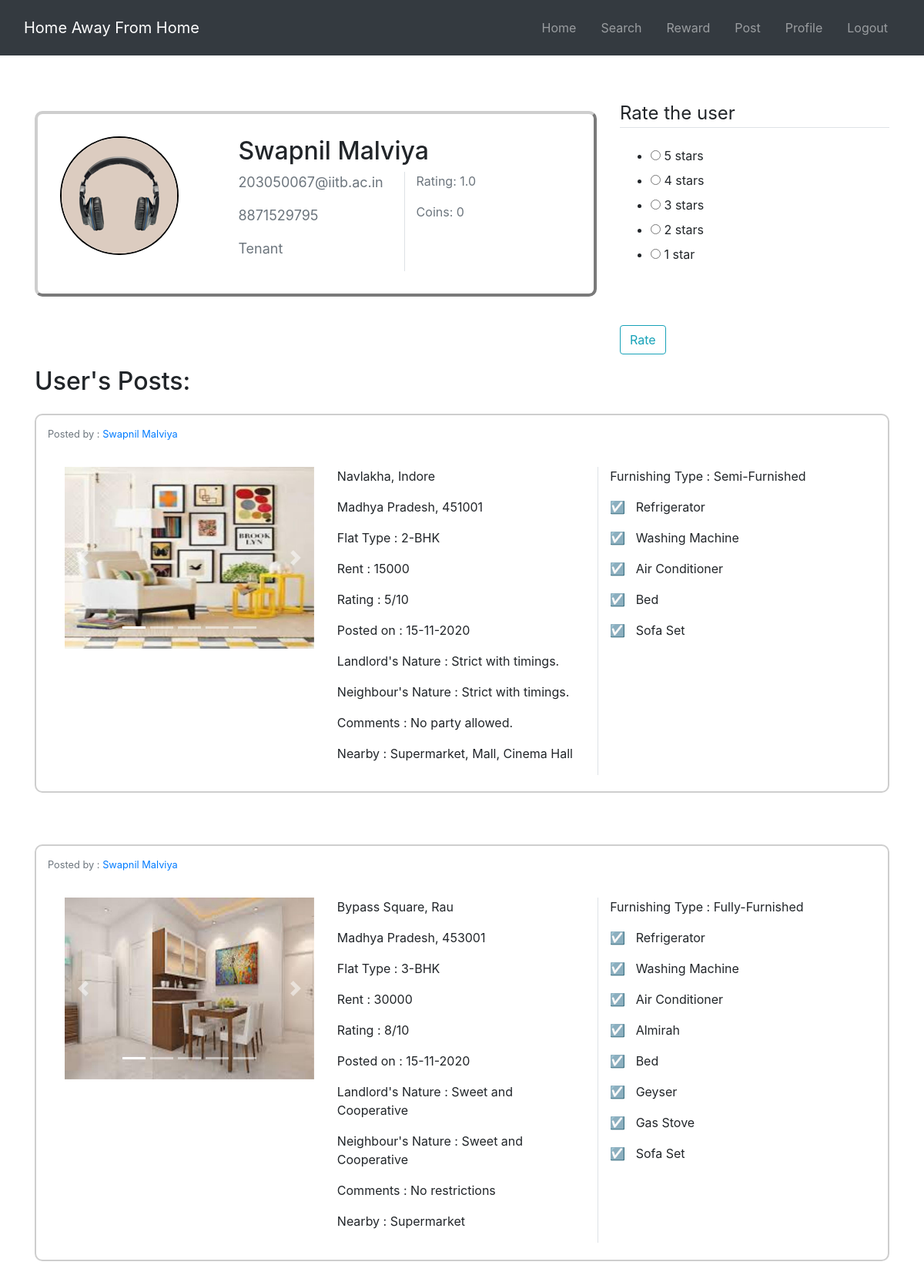
The app's page /others_profile?user_id=1 (signed in) with its own data.
### main.py (models this page shows, shortened)
class User(db.Model, UserMixin):
    ''' 'id' is predefined name for id column in sqlalchemy ,it is autoincrement in nature by default , db.Column makes it a column in our database db for table 'User'. First argument passed gives the Datatype of the values that this coulmn will store, second argument 'primary key' is set true to make this attribute a primary key for this class(table)'''
    id = db.Column(db.Integer, primary_key=True)
    user_name = db.Column(db.String(20), nullable=False)
    ''' Here also first argument gives datatype for the coulmn and second argument gives nullability of the coulmn , nullble=false implies that none of the row in this column will have a null value'''
    email = db.Column(db.String(120), unique=True, nullable=False)
    ''' unique= true implies that all the values in this particular column will be either unique or null but definitely non-duplicate values'''
    contact = db.Column(db.Integer, unique=True, nullable=False)
    image_file = db.Column(db.String(20), nullable=False, default='default.jpeg')
    ''' default argument gives the default value to be stored for a row in this column if input is not given explicitly'''
    password = db.Column(db.String(60), nullable=False)
    ''' integer passed with String gives the maximum no. of characters that string may have'''
    user_rating = db.Column(db.Float, default=1, nullable=False)
    '''Overall rating of the user '''
    user_coins = db.Column(db.Integer, default=0, nullable=False)
    ''' coins earned by the user '''
    role = db.Column(db.Integer, default=1, nullable=False)
    dob = db.Column(db.String(60), nullable=False)
    count5 = db.Column(db.Integer, default=0, nullable=False)
    ''' stores how many people gave 5 rating to the specific user '''
    count4 = db.Column(db.Integer, default=0, nullable=False)
    ''' stores how many user gave 4 rating to the user '''
    count3 = db.Column(db.Integer, default=0, nullable=False)
    count2 = db.Column(db.Integer, default=0, nullable=False)
    count1 = db.Column(db.Integer, default=1, nullable=False)
    posts = db.relationship('Post', backref='author', lazy=True)
    '''this 'posts' is an object for relationship between two classes 'Post' and 'User' .There is a foreign key in class 'Post' which is refereing to a column of class 'User' '''
    '''specific columns in return will be shown when a instance of this class is printed'''

class Post(db.Model):
    id = db.Column(db.Integer, primary_key=True)
    '''id is primary key for each post'''
    user_id = db.Column(db.Integer, db.ForeignKey('user.id'), nullable=False)
    '''stores id of user who posted it , refers 'id' column of User table'''
    user_name = db.Column(db.String(20), nullable=False)
    ''' stores name of user who posted it '''
    state = db.Column(db.String(100), nullable=False)
    city = db.Column(db.String(100), nullable=False)
    area = db.Column(db.String(100), nullable=False)
    date_posted = db.Column(db.DateTime, nullable=False, default=datetime.utcnow)
    pincode = db.Column(db.Integer, nullable=False)
    rent = db.Column(db.Integer, nullable=False)
    furnishing_type = db.Column(db.Integer,default=0, nullable=False)
    refrigerator = db.Column(db.Boolean,default=0, nullable=False)
    washing_machine = db.Column(db.Boolean, nullable=False)
    bedrooms = db.Column(db.Integer, nullable=False)
    ac = db.Column(db.Boolean,default=0, nullable=False)
    almirah = db.Column(db.Boolean,default=0, nullable=False)
    bed = db.Column(db.Boolean,default=0, nullable=False)
    geyser = db.Column(db.Boolean,default=0, nullable=False)
    gas_stove = db.Column(db.Boolean,default=0, nullable=False)
    sofa = db.Column(db.Boolean,default=0, nullable=False)
    availability = db.Column(db.Integer,default=0, nullable=False)
    landloard_nature = db.Column(db.Text,nullable=True)
    neighbours_nature = db.Column(db.Text,nullable=True)
    comments = db.Column(db.Text, nullable=True)
    flat_rating =db.Column(db.Integer, default=1, nullable=False)
    nearby = db.Column(db.Text, nullable=True)
    picture1 = db.Column(db.String(20), nullable=False)
    '''stores name with extension of image '''
    picture2 = db.Column(db.String(20), nullable=True)
    picture3 = db.Column(db.String(20), nullable=True)
    picture4 = db.Column(db.String(20), nullable=True)
    picture5 = db.Column(db.String(20), nullable=True)
    '''these columns in return will be printed when instance of this class is printed'''

### main.py (the view, shortened to what this page needs)
@app.route("/others_profile", methods=['GET', 'POST'])
@login_required
def others_profile():
    posts= Post.query.all()
    form = OthersProfile()
    user_id=request.args.get('user_id')
    ''' id of the user whose profile is being viewed '''
    user = User.query.get(user_id)
    ''' instance of the user whose profile is being viewed '''
    a=0
    ''' it stores the rating given by user in a variable 'a' when 'Rate' button is clicked '''
    image_file = url_for('static', filename='profile_pics/' + user.image_file)
    '''fetches the profile image of the user whose profile is viewed '''
    return render_template('others_profile.html', image_file=image_file,user=user, form=form, posts=posts)

### forms.py
class OthersProfile(FlaskForm):
    rating = RadioField('Rating', choices=[(4,'5 stars'),(3,'4 stars'),(2,'3 stars'),(1,'2 stars'),(0,'1 star')])
    '''rating provided by user '''
    submit = SubmitField('Rate')
    ''' Rate button '''

### main.py (called while the page is built)
@login_manager.user_loader
def load_user(user_id):
    return User.query.get(int(user_id))
    '''returns an instance of class User with id 'user_id' '''

### templates/others_profile.html (shortened to what this page needs)
{% extends "layout.html" %}
{% block content %}
	<div class="content-section" style="border:4px outset #cecece; margin-top:2%; margin-bottom:6%; border-radius:10px; padding: 4%;">
		<div class="row">
			<div class="col-md-4">
				<img class="rounded-circle account-img" src="{{ image_file }}" style="border:2px solid black;">
			</div>
			<div class="col-md-8">
				<h2 class="account-heading">{{ user.user_name }}</h2>
				<div class="row">
					<div class="col-md-6 border-right" style="font-size: large;">
						<p class="text-secondary">{{ user.email }}</p>
						<p class="text-secondary">{{ user.contact }}</p>
						{% if user.role == 0 %}
							<p class="text-secondary">Landlord</p>
						{% else %}
							<p class="text-secondary">Tenant</p>
						{% endif %}
					</div>
					<div class="col-md-6">
						<p class="text-secondary">Rating: {{ user.user_rating }}</p>
						<p class="text-secondary">Coins: {{ user.user_coins }}</p>
					</div>
				</div>
			</div>
		</div>
	</div>
{% endblock content %}
{% block content1 %}
	<div class="content-section">
		<form method="POST" action="" enctype="multipart/form-data">
			<fieldset class="form-group">
				<legend class="border-bottom mb-4">Rate the user</legend>
				<div class="row">
					<div class="form-group col-md-6">
				        {% if form.rating.errors %}
				            {{ form.rating(class="is-invalid") }}
				            <div class="invalid-feedback">
				                {% for error in form.rating.errors %}
				                    <span>{{ error }}</span>
				                {% endfor %}
				            </div>
				        {% else %}
				            {{ form.rating() }}
				        {% endif %}
					</div>
				</div>
				<br>
			</fieldset>
			<div class="form-group">
				{{ form.submit(class="btn btn-outline-info") }}
			</div>
		</form>
	</div>
{% endblock %}
{% block content3 %}
	<h2>User's Posts:</h2>
	{% if posts %}
		{% for room in posts %}
			{% if user.id == room.user_id %}
				<main role="main" class="container" style="border:2px solid #cecece; margin-top:2%; margin-bottom:6%; border-radius:10px;">
					<div class="row">
						<div class="col-md-4" style="margin-top: 1%">
							<small class="text-muted">Posted by :
								{% if current_user.id == room.user_id %}
									  <a href="{{ url_for('profile') }}">{{ user.user_name }}</a>
								{% else %}
									<a href="{{ url_for('others_profile',user_id = room.user_id) }}">{{ user.user_name }}</a>
								{% endif %}
							</small>
						</div>
					</div>
					<div class="row" style="padding: 2%">
						<div class="col-md-4" style="margin-top: 1%">
							<div id="demo{{ room.id }}" class="carousel slide" data-ride="carousel">
								<ul class="carousel-indicators">
									<li data-target="#demo{{ room.id }}" data-slide-to="0" class="active"></li>
									<li data-target="#demo{{ room.id }}" data-slide-to="1"></li>
									<li data-target="#demo{{ room.id }}" data-slide-to="2"></li>
									<li data-target="#demo{{ room.id }}" data-slide-to="3"></li>
									<li data-target="#demo{{ room.id }}" data-slide-to="4"></li>
								</ul>
								<div class="carousel-inner" style="width: 100%; height:100%;">
										<div class="carousel-item active">
											<img src={{ room.picture1 }} alt="Get rooms" width="1100" height="800">
										</div>
									</div>
								<a class="carousel-control-prev" href="#demo{{ room.id }}" data-slide="prev">
									<span class="carousel-control-prev-icon"></span>
								</a>
								<a class="carousel-control-next" href="#demo{{ room.id }}" data-slide="next">
									<span class="carousel-control-next-icon"></span>
								</a>
							</div>
						</div>
						<div class="col-md-4 border-right" style="margin-top: 1%">
							<p class="article-content">{{ room.area }}, {{ room.city }}</p>
							<p class="article-content">{{ room.state }}, {{ room.pincode }}</p>
							{% if room.bedrooms == 0 %}
								<p> Flat Type : 1-BHK </p>
							{% elif room.bedrooms == 1 %}
								<p> Flat Type : 2-BHK </p>
							{% elif room.bedrooms == 2 %}
								<p> Flat Type : 3-BHK </p>
							{% elif room.bedrooms == 3 %}
								<p> Flat Type : 4-BHK </p>
							{% endif %}
							<p class="article-content">Rent : {{ room.rent }}</p>
							<p class="article-content">Rating : {{ room.flat_rating }}/10</p>
							<p class="article-content">Posted on : {{ room.date_posted.strftime('%d-%m-%Y') }}</p>
							<p class="article-content">Landlord's Nature : {{ room.landloard_nature }}</p>
								{% if room.neighbours_nature %}
									<p class="article-content">Neighbour's Nature : {{ room.landloard_nature }}</p>
								{% endif %}
								{% if room.comments %}
									<p class="article-content">Comments : {{ room.comments }}</p>
								{% endif %}
								<p class="article-content">Nearby : {{ room.nearby }}</p>
						</div>
						<div class="col-md-4" style="margin-top: 1%">
							{% if room.furnishing_type == 0 %}
								<p> Furnishing Type : Not-Furnished </p>
							{% elif room.furnishing_type == 1 %}
								<p> Furnishing Type : Semi-Furnished </p>
							{% elif room.furnishing_type == 2 %}
								<p> Furnishing Type : Fully-Furnished </p>
							{% endif %}
							{% if room.refrigerator == True %}
								<p> <span> &#9745; </span> &nbsp Refrigerator </p>
							{% endif %}
							{% if room.washing_machine == True %}
								<p> <span> &#9745; </span> &nbsp Washing Machine </p>
							{% endif %}
							{% if room.ac == True %}
								<p> <span> &#9745; </span> &nbsp Air Conditioner </p>
							{% endif %}
							{% if room.almirah == True %}
								<p> <span> &#9745; </span> &nbsp Almirah </p>
							{% endif %}
							{% if room.bed == True %}
								<p> <span> &#9745; </span> &nbsp Bed </p>
							{% endif %}
							{% if room.geyser == True %}
								<p> <span> &#9745; </span> &nbsp Geyser </p>
							{% endif %}
							{% if room.gas_stove == True %}
								<p> <span> &#9745; </span> &nbsp Gas Stove </p>
							{% endif %}
							{% if room.sofa == True %}
								<p> <span> &#9745; </span> &nbsp Sofa Set </p>
							{% endif %}
						</div>
					</div>
				</main>
			{% endif %}
		{% endfor %}
	{% else %}
	<br><br>
	<h3>Sorry, No Post created yet..</h3>
	{% endif %}
{% endblock %}

### templates/layout.html (style rules this page uses)
.carousel-inner img { width: 100%; height: 100%; }

### records on screen
User: user_name "Swapnil Malviya", email "203050067@iitb.ac.in", contact "8871529795", user_rating "1.0", user_coins "0"
Post: picture1 (picture), area "Navlakha", city "Indore", state "Madhya Pradesh", pincode "451001", bedrooms "Flat Type : 2-BHK", rent "15000", flat_rating "5", date_posted "15-11-2020", landloard_nature "Strict with timings.", comments "No party allowed.", nearby "Supermarket, Mall, Cinema Hall", furnishing_type "Furnishing Type : Semi-Furnished", refrigerator "Refrigerator", washing_machine "Washing Machine", ac "Air Conditioner", bed "Bed", sofa "Sofa Set"
Post: picture1 (picture), area "Bypass Square", city "Rau", state "Madhya Pradesh", pincode "453001", bedrooms "Flat Type : 3-BHK", rent "30000", flat_rating "8", date_posted "15-11-2020", landloard_nature "Sweet and Cooperative", comments "No restrictions", nearby "Supermarket", furnishing_type "Furnishing Type : Fully-Furnished", refrigerator "Refrigerator", washing_machine "Washing Machine", ac "Air Conditioner", almirah "Almirah", bed "Bed", geyser "Geyser", gas_stove "Gas Stove", sofa "Sofa Set"
